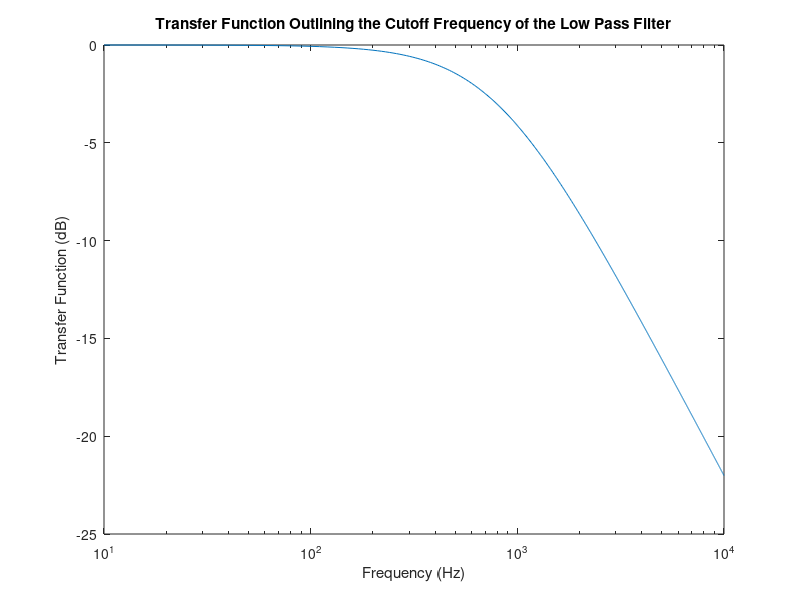
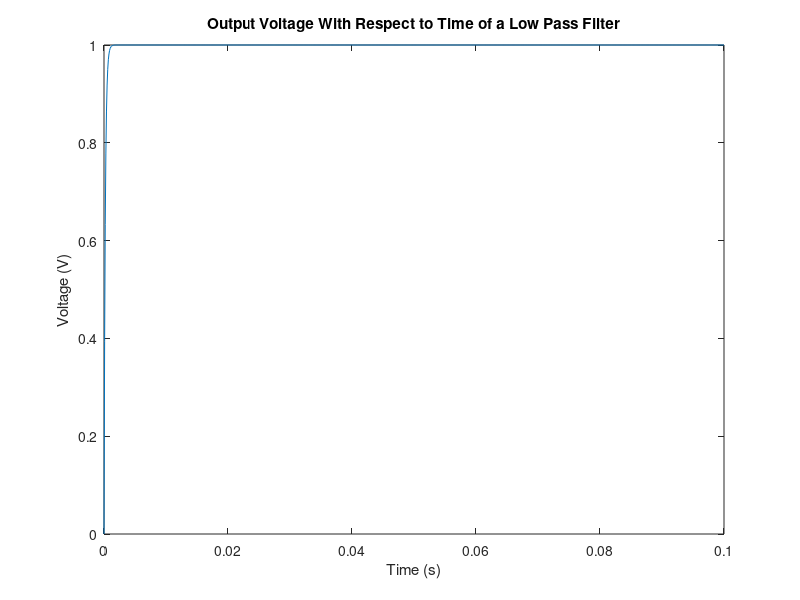
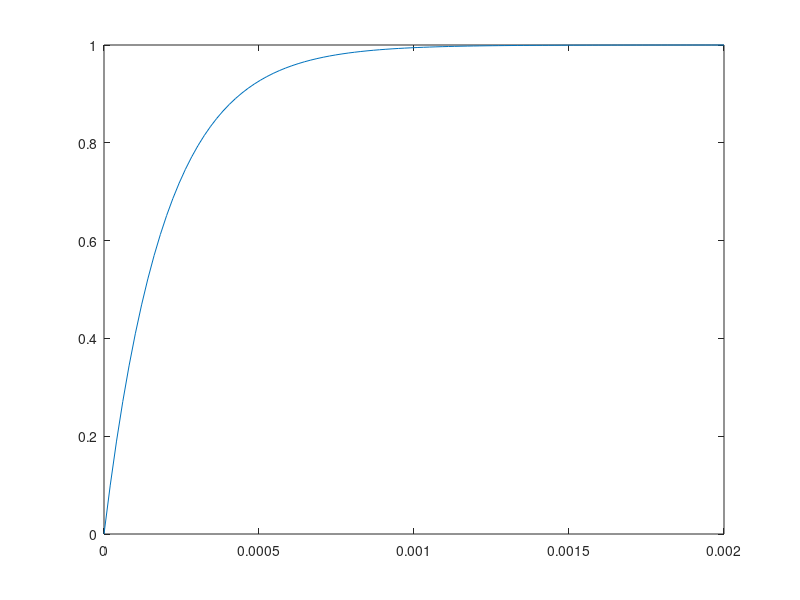
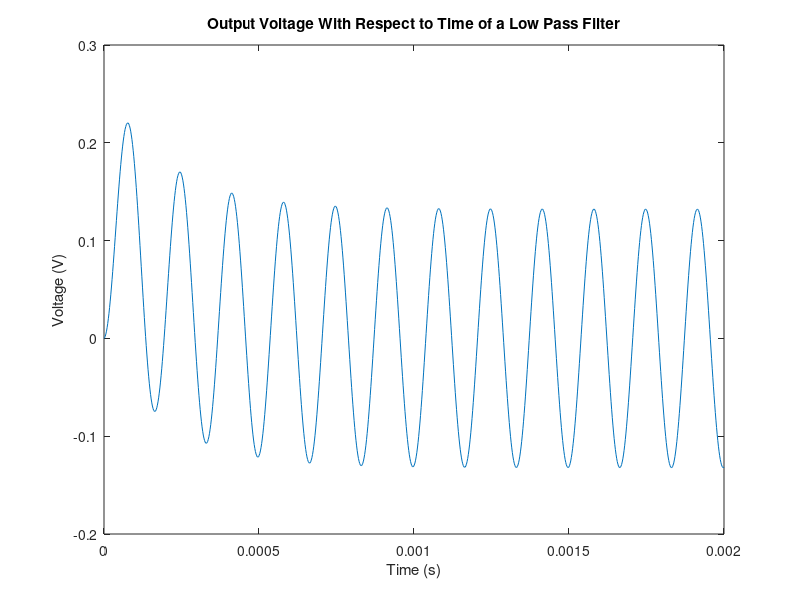

Write the MATLAB code that produced these figures, in order.
%fdghfd

clear 
clc


%% QUESTION 1

R1 = 20;
C1 = 10*10^-6; 
wo = 1/(R1*C1);
fc = 1/(2*pi*R1*C1); 

figure (1)
f = linspace(0,10000,1000);
transfer_fn = 1./(abs((1j.*2.*pi.*f.*R1.*C1)+1)); 
logtransfer = 20.*log10(transfer_fn);
figure (1)
semilogx(f,logtransfer)
title('Transfer Function Outlining the Cutoff Frequency of the Low Pass Filter');
xlabel('Frequency (Hz)');
ylabel('Transfer Function (dB)');

V1 = 1; 
t = linspace(0,0.1, 1000);
Vo = V1.*(1-exp(-1.*t./(R1.*C1)));

%for question blahblah
figure(2)
plot(t,Vo)
title('Output Voltage With Respect to Time of a Low Pass Filter');
xlabel('Time (s)');
ylabel('Voltage (V)');
hold on

%for question 1g)
%when testing the code below for varying time steps, only change N. 
Vi=1;
N = 100; %numbe of time step
timestep = linspace(0,0.002,N);
time = 0.002/N; 
Voltage1 = zeros(N,1); 

    for i = 1:(N-1)
        Voltage1(i+1) = Voltage1(i) + time*(Vi-Voltage1(i))/(R1*C1);
    end
    
figure (3)
plot(timestep,Voltage1)
hold on

%for question 1h)
N = 1000; %numbe of time step
timestep = linspace(0,0.002,N);
f = 6000; 
time = 0.002/N; 
Voltage = zeros(N,1); 

    for i = 1:(N-1)
        Voltage(i+1) = Voltage(i) + time*(sin(2*pi*f*time*i)-Voltage(i))/(R1*C1);
    end
    
figure (4)
plot(timestep,Voltage)
title('Output Voltage With Respect to Time of a Low Pass Filter');
xlabel('Time (s)');
ylabel('Voltage (V)');

% 
% %for question 1i)
figure (5)
y = abs(fftshift(fft(Voltage)));
freq_axis = (-N/2:N/2-1)/(time*N);
%freq = linspace(-7500,7500,N)
plot (freq_axis, y)
title('Output Voltage With Respect to Time of a Low Pass Filter');
xlabel('Frequency (Hz)');
ylabel('DFT');

%% QUESTION 3
V1 = 1; 
R1 = 20;
C1 = 10*10^-6; 
wo = 1/(R1*C1);
fc = 1/(2*pi*R1*C1); 
Zc1 = 1/(j*2*pi*fc*C1); 
iterations = 1000; 
Imax = Vi/(5*R1); 
timestep = linspace(0,0.002, iterations);
time = 0.002/iterations; 
Imax = Vi/(5*R1); 
Vmax = Imax*R1; 
Vrand = randn(1,length(timestep));
Vrand = Vrand.*Vmax./max(Vrand);  

Vo = (V1+ Vrand).*(1-exp((-1.*timestep)./(R1.*C1)));

figure (6)
plot(timestep, Vo) 
title('Voltage Output With the Addition of Current Noise ');
xlabel('Time (s)');
ylabel('Voltage (V)');
 
%for question 3b)

RMS_Vo =sqrt( mean(Vo.^2))


%for question 3c)
figure (7)
y = abs(fftshift(fft(Vo)));
freq_axis = (-iterations/2:iterations/2-1)/(time*iterations);
plot (freq_axis, y)
title('Output Voltage With Respect to Time of a Low Pass Filter with Noise');
xlabel('Frequency (Hz)');
ylabel('DFT');


%for question 3d
V1 = 1; 
R1 = 10;
C1 = 10*10^-6; 
iterations = 1000; 
Imax = Vi/(5*R1); 
timestep = linspace(0,0.002, iterations);
time = 0.002/iterations; 
Imax = Vi/(5*R1); 
Vmax = Imax*R1; 
Vrand = randn(1,length(timestep));
Vrand = Vrand.*Vmax./max(Vrand);  

Vo = (V1+ Vrand).*(1-exp((-1.*timestep)./(R1.*C1)));
RMS_Vo =sqrt( mean(Vo.^2))

figure (9)
y = abs(fftshift(fft(Vo)));
freq_axis = (-iterations/2:iterations/2-1)/(time*iterations);
%freq = linspace(-7500,7500,N)
plot (freq_axis, y)
title('Frequency Spectrum with R = 10 ohms and C = 10uF');
xlabel('Frequency (Hz)');
ylabel('DFT');


R = 50;
figure (10)
plot (freq_axis, y)
title('Frequency Spectrum with R = 50 ohms and C = 10uF');
xlabel('Frequency (Hz)');
ylabel('DFT ');

R = 20; 
C = 20*10^-6;
figure (11)
plot (freq_axis, y)
title('Frequency Spectrum with R = 20 ohms and C = 20uF');
xlabel('Frequency (Hz)');
ylabel('DFT');
